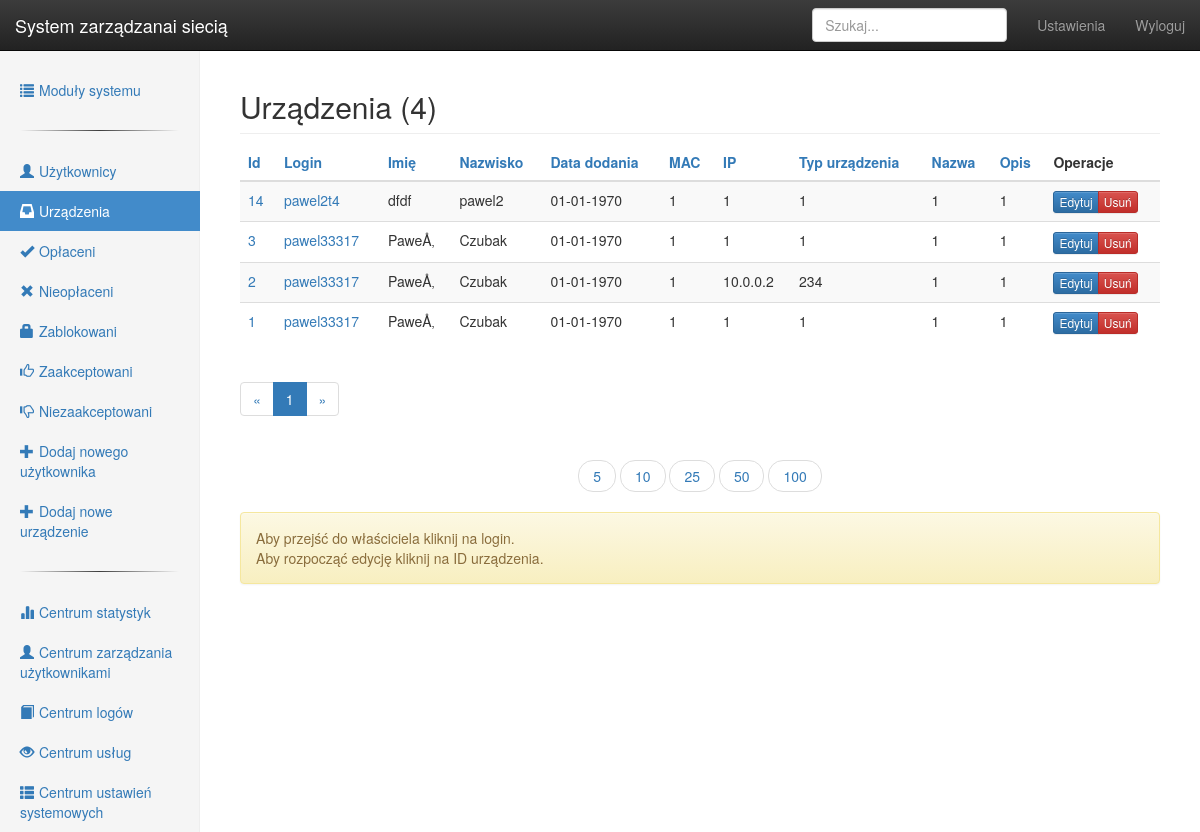
Page /devicesettings/index/5/d.id/DESC/0 (signed in) on the committed database.
### tables this page shows
CREATE TABLE IF NOT EXISTS `devices` (
  `id` int(10) unsigned NOT NULL AUTO_INCREMENT,
  `user_id` int(10) unsigned DEFAULT NULL,
  `dateadd` int(11) DEFAULT NULL,
  `mac` varchar(17) DEFAULT NULL,
  `ip` varchar(20) DEFAULT NULL,
  `devtype` varchar(333) DEFAULT NULL,
  `devname` varchar(333) DEFAULT NULL,
  `opis` text,
  `stan` int(11) DEFAULT NULL,
  PRIMARY KEY (`id`),
  KEY `user_id` (`user_id`)
);

CREATE TABLE IF NOT EXISTS `users` (
  `id` int(10) unsigned NOT NULL AUTO_INCREMENT,
  `datarejestracji` int(11) DEFAULT NULL,
  `imie` varchar(64) DEFAULT NULL,
  `nazwisko` varchar(64) DEFAULT NULL,
  `pomieszczenie` varchar(64) DEFAULT NULL,
  `wydzial` varchar(333) DEFAULT NULL,
  `kierunek` varchar(333) DEFAULT NULL,
  `stan` int(11) DEFAULT NULL,
  `login` varchar(64) DEFAULT NULL,
  `haslo` varchar(256) DEFAULT NULL,
  `oplata` int(11) DEFAULT NULL,
  `datawaznoscikonta` int(11) DEFAULT NULL,
  `portyonof` int(11) DEFAULT NULL,
  `porty` text,
  `downloadhttp` int(11) DEFAULT NULL,
  `downloadall` int(11) DEFAULT NULL,
  `upload` int(11) DEFAULT NULL,
  PRIMARY KEY (`id`),
  UNIQUE KEY `login` (`login`),
  KEY `id` (`id`)
);

### libs/View.php (called while the page is built, shortened)
<?php
class View {
    public function render($name, $noInclude = false)
    {
        require 'views/' . $name . '.php';
    }
}

### controllers/devicesettings.php (called while the page is built, shortened)
<?php
class Devicesettings extends Controller {
    function __construct() {
        $this->view->info = array();
        $this->view->leftMenu = array();
    }
    function renderLeftMenu(){
        array_push($this->view->leftMenu, array('active' => false, 'ico' => 'user', 'link' => 'usersettings/index', 'title' => "Użytkownicy"));
        array_push($this->view->leftMenu, array('active' => true, 'ico' => 'inbox', 'link' => 'devicesettings/index', 'title' => "Urządzenia"));
        array_push($this->view->leftMenu, array('active' => false, 'ico' => 'ok', 'link' => 'usersettings/paid', 'title' => "Opłaceni"));
        array_push($this->view->leftMenu, array('active' => false, 'ico' => 'remove', 'link' => 'usersettings/unpaid', 'title' => "Nieopłaceni"));
        array_push($this->view->leftMenu, array('active' => false, 'ico' => 'lock', 'link' => 'usersettings/blocked', 'title' => "Zablokowani"));
        array_push($this->view->leftMenu, array('active' => false, 'ico' => 'thumbs-up', 'link' => 'usersettings/accepted', 'title' => "Zaakceptowani"));
        array_push($this->view->leftMenu, array('active' => false, 'ico' => 'thumbs-down', 'link' => 'usersettings/unaccepted', 'title' => "Niezaakceptowani"));
        array_push($this->view->leftMenu, array('active' => false, 'ico' => 'plus', 'link' => 'userchange/index/new', 'title' => "Dodaj nowego użytkownika"));
        array_push($this->view->leftMenu, array('active' => false, 'ico' => 'plus', 'link' => 'devicechange/index/new', 'title' => "Dodaj nowe urządzenie"));
        $this->view->render('leftMenu');
    }
    private function showDevices($count, $orderBy, $sort, $start, $where){
        $this->view->listing['count'] = $count*1;
        $this->view->listing['orderBy'] = $orderBy;
        $this->view->listing['start'] = $start;
        $this->view->listing['where'] = $where;
        $this->view->listing['sort'] = ($sort == 'ASC')?'DESC':'ASC';
        $this->view->listing['oldsort'] = ($sort != 'ASC')?'DESC':'ASC';
        $this->view->device = $this->model->getDevices($count*1, $orderBy, $sort, $start*1, $where);
        $this->view->render('devicesettings/showDevices');
    }
    private function generateNumberOfPages($visible, $current, $where){
        $all = $this->model->getDeviceCount($where);
        $this->view->allDevice = $all;
        $this->view->pages = array();
        $index = 1;
        for($i = 0; $i < $all ; $i=$i+$visible){
            $active = ($i==$current)?true:false;
            if ($active)
                $this->view->activePage = $i;
            array_push($this->view->pages, array('index' => $index, 'start' => $i, 'active' => $active));
            $index++;
        }
    }
    private function showRecordsLimit(){
        $this->view->render('devicesettings/showRecordsLimit');
    }
    function index($count = 50, $orderBy = 'd.id', $sort = 'DESC', $start = 0, $where = '',$callbackLink = "index") {
        $this->view->render('header');
        $this->view->showUsersCallbackLink = $callbackLink;
        $this->showDevices($count, $orderBy, $sort, $start, $where);
        $this->view->render('devicesettings/showPages');
        array_push($this->view->info, array('type' => 'warning', 'text' => 'Aby przejść do właściciela kliknij na login.<br>Aby rozpocząć edycję kliknij na ID urządzenia.'));
        $this->view->render('devicesettings/info');
        $this->view->render('footerWithMenu');
    }
}

### libs/Bootstrap.php (called while the page is built, shortened)
<?php
final class Bootstrap {
    private $_url = null;
    private $_controller = null;
    private $_method = null;
    private $_controllerPath = 'controllers/';
    private $_modelPath = 'models/';
    public function init() {
        $this->_callControllerMethod();
    }
    private function _getUrl() {
        $url = isset($_GET['url']) ? $_GET['url'] : 'index';
        $url = rtrim($url, '/');
        $url = filter_var($url, FILTER_SANITIZE_URL);
        $this->_url = explode('/', $url);
    }
    private function _loadController() {
        $file = $this->_controllerPath . $this->_url[0] . '.php';
        if (file_exists($file)) {
            $this->_controller = new $this->_url[0];
            $this->_controller->loadModel($this->_url[0], $this->_modelPath);
        } else {
            $this->_error();
            return false;
        }
    }
    private function _callControllerMethod() {
        $length = count($this->_url);
        if ($length > 0) {
            if (method_exists($this->_controller, $this->_url[1])) {
                $this->_method = $this->_url[1];
            } else {
                $this->_error();
            }
        } else {
            $this->_method = 'index';
        }
        $this->parms = $this->_url ? array_values($this->_url) : [];
        call_user_func_array([$this->_controller, $this->_method], $this->parms);
    }
}

### index.php (called while the page is built, shortened)
<?php
$bootstrap = new Bootstrap();
$bootstrap->init();

### libs/Model.php (called while the page is built)
<?php
abstract class Model {
    function __construct() {
        $this->db = new Database(DB_TYPE, DB_HOST, DB_NAME, DB_USER, DB_PASS);
    }
}

### models/devicesettings_model.php (called while the page is built, shortened)
<?php
class DeviceSettings_Model extends Model {
    public function getDevices($count, $orderBy, $sort, $start, $where) {
        $sth = $this->db->prepare('
            SELECT d.id as devid, u.id as userid, imie, nazwisko, login, dateadd, mac, ip, devtype, devname, opis FROM devices AS d
                LEFT JOIN users AS u ON d.user_id = u.id '.$where.'  order by '.$orderBy.' '.$sort.' limit '.$start.', '.$count.' ');
        $sth->execute();
        return $sth->fetchAll(PDO::FETCH_ASSOC);
    }
}

### libs/Controller.php (called while the page is built, shortened)
<?php
abstract class Controller {
    public function loadModel($name, $modelPath = 'models/') {
        $path = $modelPath . $name.'_model.php';
        if (file_exists($path)) {
            $this->model = new $modelName();
        }
    }
}

### views/devicesettings/showDevices.php (the view, shortened to what this page needs)
<h2 class="sub-header">Urządzenia (<?=$this->allDevice?>)</h2>
<div class="table-responsive">
    <table class="table table-striped">
        <thead>
              <tr>
                <th><a href="<?=URL."devicesettings/".$this->showUsersCallbackLink.'/'.$this->listing['count'].'/d.id/'.$this->listing['sort']?>">Id</a></th>
                <th><a href="<?=URL."devicesettings/".$this->showUsersCallbackLink.'/'.$this->listing['count'].'/login/'.$this->listing['sort']?>">Login</a></th>
                <th><a href="<?=URL."devicesettings/".$this->showUsersCallbackLink.'/'.$this->listing['count'].'/imie/'.$this->listing['sort']?>">Imię</a></th>
                <th><a href="<?=URL."devicesettings/".$this->showUsersCallbackLink.'/'.$this->listing['count'].'/nazwisko/'.$this->listing['sort']?>">Nazwisko</a></th>
                <th><a href="<?=URL."devicesettings/".$this->showUsersCallbackLink.'/'.$this->listing['count'].'/dateadd/'.$this->listing['sort']?>">Data dodania</a></th>
                <th><a href="<?=URL."devicesettings/".$this->showUsersCallbackLink.'/'.$this->listing['count'].'/mac/'.$this->listing['sort']?>">MAC</a></th>
                <th><a href="<?=URL."devicesettings/".$this->showUsersCallbackLink.'/'.$this->listing['count'].'/ip/'.$this->listing['sort']?>">IP</a></th>
                <th><a href="<?=URL."devicesettings/".$this->showUsersCallbackLink.'/'.$this->listing['count'].'/devtype/'.$this->listing['sort']?>">Typ urządzenia</a></th>
                <th><a href="<?=URL."devicesettings/".$this->showUsersCallbackLink.'/'.$this->listing['count'].'/devname/'.$this->listing['sort']?>">Nazwa</a></th>
                <th><a href="<?=URL."devicesettings/".$this->showUsersCallbackLink.'/'.$this->listing['count'].'/opis/'.$this->listing['sort']?>">Opis</a></th>
                <th>Operacje</th>
              </tr>
        </thead>
        <tbody>
            <?php
                foreach ($this->device as $device) {
                    echo '<tr>
                            <td><a href="'.URL.'devicechange/index/'.$device['devid'].'">'.$device['devid'].'</a></td>
                            <td><a href="'.URL.'userchange/index/'.$device['userid'].'">'.$device['login'].'</a></td>
                            <td>'.$device['imie'].'</td>
                            <td>'.$device['nazwisko'].'</td>
                            <td>'.@date("d-m-Y", $device['dateadd']).'</td>
                            <td>'.$device['mac'].'</td>
                            <td>'.$device['ip'].'</td>
                            <td>'.$device['devtype'].'</td>
                            <td>'.$device['devname'].'</td>
                            <td>'.$device['opis'].'</td>
                            <td><div class="btn-group btn-group-xs">';
    echo '<button type="submit" class="btn btn-primary" onclick="window.location.href = \''.URL.'devicechange/index/'.$device['devid'].'\'">Edytuj</button>
        <button type="submit" class="btn btn-danger" onclick="deleteConfirm(\''.URL.'devicechange/delete/'.$device['devid']."/devicesettings/".
            $this->showUsersCallbackLink.'/'.$this->listing['count'].'/'.$this->listing['orderBy'].'/'.$this->listing['oldsort'].'/'.$this->activePage.'\')">Usuń</button>
                        </div></td>
                      </tr>';
                }
            ?>
        </tbody>
    </table>
</div>

### public/css/dashboard.css (style rules this page uses)
body { padding-top: 50px; }
.sub-header { padding-bottom: 10px; border-bottom: 1px solid #eee; }

### rows in the picture
devices: id "14", user.login "pawel2t4", user.imie "dfdf", user.nazwisko "pawel2", dateadd "01-01-1970", mac "1", ip "1", devtype "1", devname "1", opis "1"
devices: id "3", user.login "pawel33317", user.imie "PaweÅ‚", user.nazwisko "Czubak", dateadd "01-01-1970", mac "1", ip "1", devtype "1", devname "1", opis "1"
devices: id "2", user.login "pawel33317", user.imie "PaweÅ‚", user.nazwisko "Czubak", dateadd "01-01-1970", mac "1", ip "10.0.0.2", devtype "234", devname "1", opis "1"
devices: id "1", user.login "pawel33317", user.imie "PaweÅ‚", user.nazwisko "Czubak", dateadd "01-01-1970", mac "1", ip "1", devtype "1", devname "1", opis "1"

### other values in the picture
$link['title'] "Użytkownicy"
$link['title'] "Urządzenia"
$link['title'] "Opłaceni"
$link['title'] "Nieopłaceni"
$link['title'] "Zablokowani"
$link['title'] "Zaakceptowani"
$link['title'] "Niezaakceptowani"
$link['title'] "Dodaj nowego użytkownika"
$link['title'] "Dodaj nowe urządzenie"
$this->allDevice "4"
$value['index'] "1"
